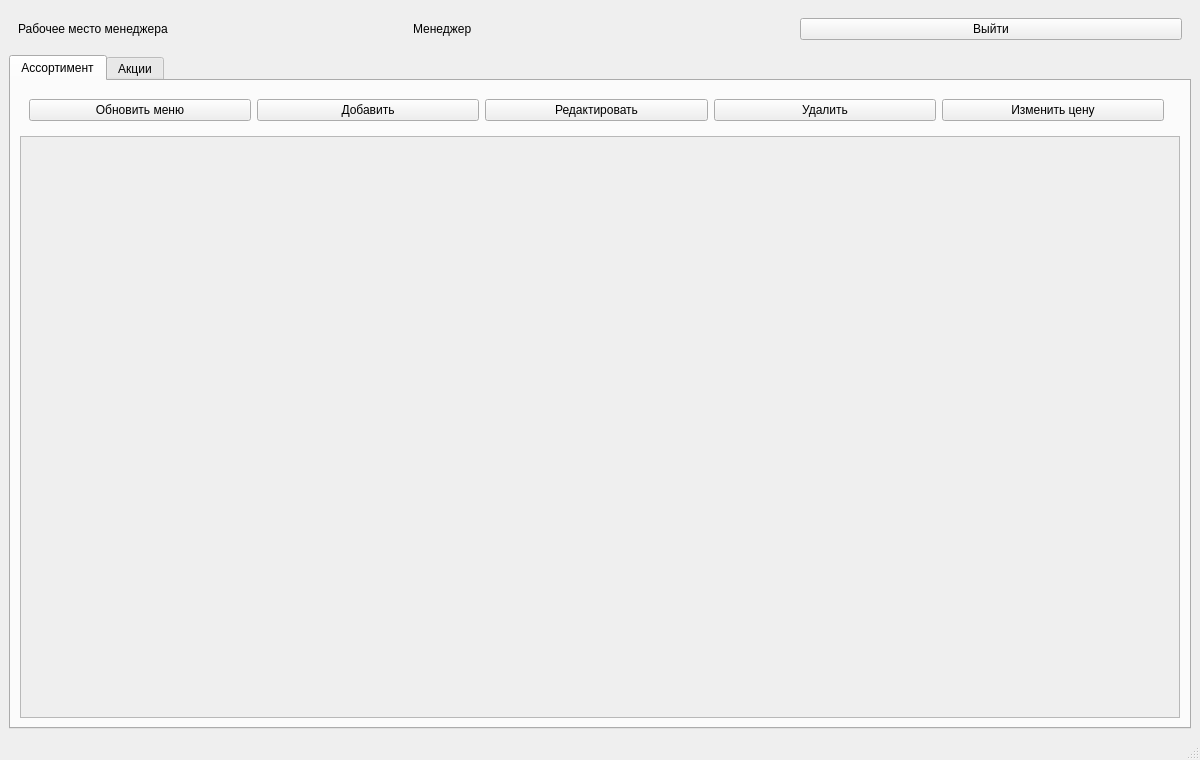
<?xml version="1.0" encoding="UTF-8"?>
<ui version="4.0">
 <class>ManagerWindow</class>
 <widget class="QMainWindow" name="ManagerWindow">
  <property name="geometry"><rect><x>0</x><y>0</y><width>1200</width><height>760</height></rect></property>
  <property name="windowTitle"><string>Пиццерия — Менеджер</string></property>
  <widget class="QWidget" name="centralwidget">
   <layout class="QVBoxLayout" name="verticalLayoutMain">
    <item>
     <widget class="QWidget" name="frameTop">
      <layout class="QHBoxLayout" name="horizontalLayoutTop">
       <item><widget class="QLabel" name="labelWindowTitle"><property name="text"><string>Рабочее место менеджера</string></property></widget></item>
       <item><spacer name="sp1"><property name="orientation"><enum>Qt::Horizontal</enum></property></spacer></item>
       <item><widget class="QLabel" name="labelCurrentUser"><property name="text"><string>Менеджер</string></property></widget></item>
       <item><widget class="QPushButton" name="pushButtonLogout"><property name="text"><string>Выйти</string></property></widget></item>
      </layout>
     </widget>
    </item>
    <item>
     <widget class="QTabWidget" name="tabWidgetMain">
      <widget class="QWidget" name="tabCatalog">
       <attribute name="title"><string>Ассортимент</string></attribute>
       <layout class="QVBoxLayout" name="verticalLayoutCatalog">
        <item>
         <widget class="QWidget" name="frameCatalogActions">
          <layout class="QHBoxLayout" name="horizontalLayoutCatalogActions">
           <item><widget class="QPushButton" name="pushButtonRefreshMenu"><property name="text"><string>Обновить меню</string></property></widget></item>
           <item><widget class="QPushButton" name="pushButtonAddPizza"><property name="text"><string>Добавить</string></property></widget></item>
           <item><widget class="QPushButton" name="pushButtonEditPizza"><property name="text"><string>Редактировать</string></property></widget></item>
           <item><widget class="QPushButton" name="pushButtonDeletePizza"><property name="text"><string>Удалить</string></property></widget></item>
           <item><widget class="QPushButton" name="pushButtonChangePrice"><property name="text"><string>Изменить цену</string></property></widget></item>
           <item><spacer name="sp2"><property name="orientation"><enum>Qt::Horizontal</enum></property></spacer></item>
          </layout>
         </widget>
        </item>
        <item>
         <widget class="QScrollArea" name="scrollAreaCatalog">
          <property name="widgetResizable"><bool>true</bool></property>
          <widget class="QWidget" name="scrollAreaWidgetContentsCatalog"/>
         </widget>
        </item>
       </layout>
      </widget>
      <widget class="QWidget" name="tabOffers">
       <attribute name="title"><string>Акции</string></attribute>
       <layout class="QVBoxLayout" name="verticalLayoutOffers">
        <item>
         <widget class="QWidget" name="frameOffersButtons">
          <layout class="QHBoxLayout" name="horizontalLayoutOffersButtons">
           <item><widget class="QPushButton" name="pushButtonRefreshOffers"><property name="text"><string>Обновить</string></property></widget></item>
           <item><widget class="QPushButton" name="pushButtonAddOffer"><property name="text"><string>Добавить</string></property></widget></item>
           <item><widget class="QPushButton" name="pushButtonEditOffer"><property name="text"><string>Редактировать</string></property></widget></item>
           <item><widget class="QPushButton" name="pushButtonDeleteOffer"><property name="text"><string>Удалить</string></property></widget></item>
           <item><spacer name="sp3"><property name="orientation"><enum>Qt::Horizontal</enum></property></spacer></item>
          </layout>
         </widget>
        </item>
        <item><widget class="QTableWidget" name="tableWidgetOffers"/></item>
       </layout>
      </widget>
     </widget>
    </item>
   </layout>
  </widget>
  <widget class="QMenuBar" name="menubar"/>
  <widget class="QStatusBar" name="statusbar"/>
 </widget>
 <resources/>
 <connections/>
</ui>
